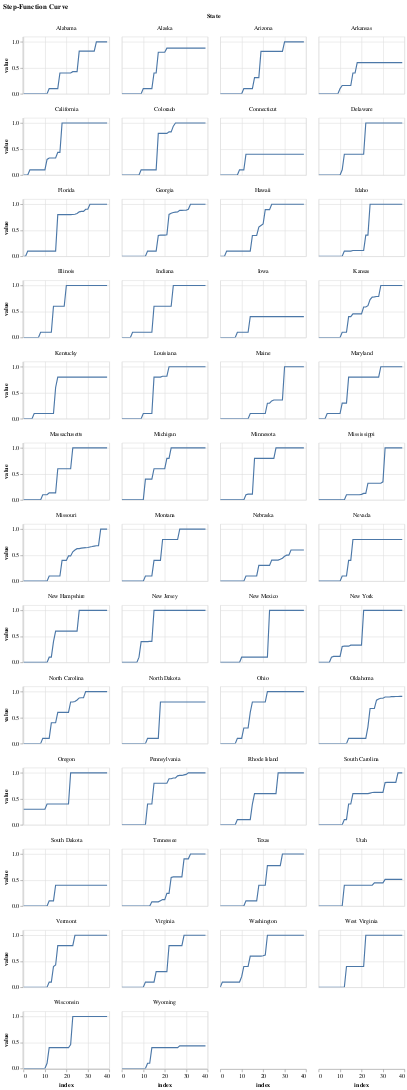

The cell this chart's notebook holds for it:
### Code cell
chart = alt.Chart(tseries4plot).mark_line().encode(
        x = alt.X("index"),
        y = alt.Y("value", scale=alt.Scale(0,1)),
        facet=alt.Facet('State:O', columns=4),
    )
chart.properties(width=150,height=100,title="Step-Function Curve").interactive()

### Figure 1 — Vega-Lite specification as saved in the notebook (floating-point values rounded to 4 significant figures; data arrays with more than 128 entries replaced by an {"elided": "..."} marker saying what was removed)
{"config": {"view": {"continuousWidth": 400, "continuousHeight": 300}}, "data": {"name": "data-857f1fdd60c204183ca5396d9d3f997f"}, "mark": "line", "encoding": {"facet": {"type": "ordinal", "columns": 4, "field": "State"}, "x": {"type": "quantitative", "field": "index"}, "y": {"type": "quantitative", "field": "value", "scale": {"align": 0, "base": 1}}}, "height": 100, "selection": {"selector001": {"type": "interval", "bind": "scales", "encodings": ["x", "y"]}}, "title": "Step-Function Curve", "width": 150, "$schema": "https://vega.github.io/schema/vega-lite/v4.0.2.json", "datasets": {"data-857f1fdd60c204183ca5396d9d3f997f": {"elided": "2000 records"}}}
